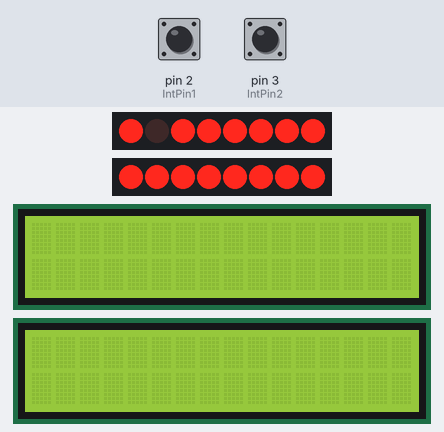
This program was run on a simulated Arduino Uno, built with avr-gcc and run on an emulated ATmega328P. Shown: 2 × 8 port-expander outputs drawn as a row of LEDs (first output left, lit = HIGH), 2 × 16×2 character LCD. Wiring (inferred from the names in the program): PCF8574 port expander at I2C address 0x25; PCF8574 port expander at I2C address 0x26; PCF8574 port expander at I2C address 0x27. Wiring (inferred from the signals the program sends): 2 × row of LEDs: on Q0, Q1, Q2, Q3, Q4, Q5, Q6, Q7 / on Q0, Q1, Q2, Q3, Q4, Q5, Q6, Q7. Inputs (shaded band) come from the test bench; at power-on: pin 2 (IntPin1) HIGH, pin 3 (IntPin2) HIGH. What the program prints to the serial monitor is not drawn.

Above: at 4.7 s.
4.8 s: pin 2 (IntPin1) pulled LOW for 0.15 s
At 5.8 s:
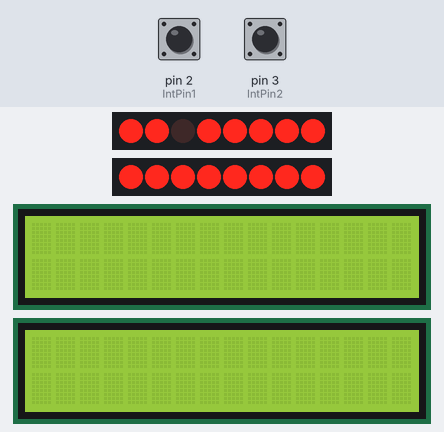
7.9 s: pin 2 (IntPin1) pulsed LOW 2 times (0.12 s each, 0.3 s apart)
At 9.2 s:
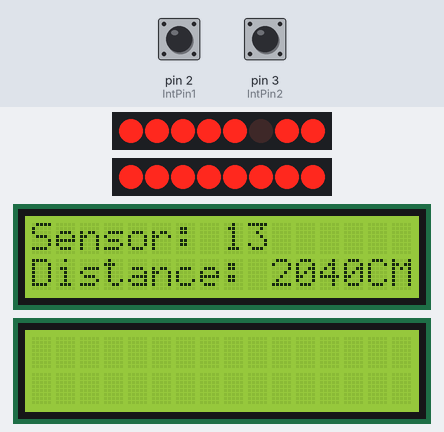
At 14.9 s:
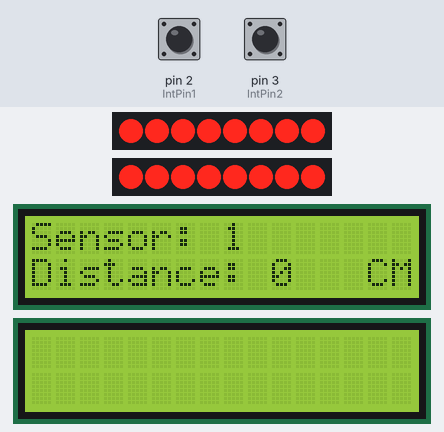
Timing chart, 0 to 28.4 s (numbered marks = the images above; inputs shaded):
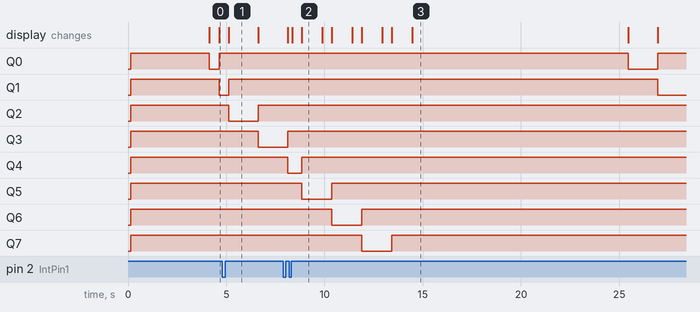

Measured:
- after the input at 7.9 s, the display: first differs from a run without the input after 0.45 s (image 2 shows a later state)
- what the display in image 1 shows lasts 1.5 s, from 5.1 s to 6.6 s
- what the display in image 2 shows lasts 1.1 s, from 8.8 s to 9.9 s

The program:

main.cpp
```cpp
#include <header.h>

int dBuffer = 0;
unsigned char nBuffer = 0;

// Communicate with PCF8574


// unsigned char SonarRead(){
//   unsigned char buffer = 0;
//   Wire.beginTransmission(TrigrAddr1);
//   buffer = Wire.read();
//   Wire.endTransmission();
//   return buffer;
// }
// // Return the order of


void setup() {

  set_up_I2C();

  pinMode(IntPin1, INPUT_PULLUP);
  attachInterrupt(digitalPinToInterrupt(IntPin1), FlipFlag1, CHANGE);
  pinMode(IntPin2, INPUT_PULLUP);
  attachInterrupt(digitalPinToInterrupt(IntPin2), FlipFlag1, CHANGE);

  Serial.begin(9600);
  while (!Serial);
}

void loop() {

  SonarPowSet(PowAddr, test);
  SonarPing (TrigAddr, test);
  // SonarRead(Lane1Addr);


  if(flag1){
  //   int pulseDuration = (pulseInTimeEnd - pulseInTimeBegin) * (0.034 / 2);
  // //  distance = pulseDuration * 0.034 / 2;

  //   Serial.print("Distance: ");
  //   Serial.println(pulseDuration);

  //   flag1 = false;
    duration = pulseIn(IntPin1, LOW);
    distance = duration * 0.034 / 2;
    Serial.print("Ultrasonic Sensor: ");
    Serial.print(index);
    Serial.println("th");
    Serial.print("Distance: ");
    Serial.println(distance);
  }


  // if(flag){
  //   duration = pulseIn(IntPin1, LOW);
  //   distance = duration * 0.034 / 2;
  //   n = LaneSenNum(0x01);
  //   Serial.print("Distance: ");
  //   Serial.println(distance);
  // }
  // else if (~flag)
  // {
  //   Serial.println("Sensor can't read data");
  // }


  if( (dBuffer != distance)||(n >= nBuffer+4)||(n <= nBuffer-4) ){
    lcd1.clear();
  	lcd1.print("Sensor: ");
  	lcd1.print(index);
  	lcd1.setCursor(0,1);
  	lcd1.print("Distance: ");
  	lcd1.print(distance);
  	lcd1.setCursor(14,1);
  	lcd1.print("CM");

    dBuffer = distance;
    nBuffer = index;
  }

  delay(500);
  test = (test == 0x8000) ? 0x0001 : (test << 1);
  index = (index == 16) ? 1 : index + 1;
}
```

header.h
```cpp
#include <Arduino.h>
#include <Wire.h>
#include <LiquidCrystal_I2C.h>

const uint8_t 	IntPin1		= 2;
const uint8_t 	IntPin2		= 3;
const uint16_t  PcfRead     = 0xFFFF;
const uint16_t  PcfWrite    = 0x0000;

uint16_t  test = 0x00001;
uint8_t index = 1;

uint8_t n = 0;

const uint8_t	LcdAddr1    = 0x3E, LcdAddr2    = 0x3F;
LiquidCrystal_I2C lcd1 (LcdAddr1, 20, 4);
LiquidCrystal_I2C lcd2 (LcdAddr2, 20, 4);

const uint8_t   TrigAddr   = 0x27, EchoAddr   = 0x26, PowAddr = 0x25;


float duration = 0;
int distance = 0;

volatile bool flag1 = false;
volatile bool flag2 = false;
volatile unsigned long pulseInTimeBegin ;
volatile unsigned long pulseInTimeEnd ;

void FlipFlag1(){
    if (digitalRead(IntPin1) == HIGH) {
        pulseInTimeBegin = micros();
    }
    if (digitalRead(IntPin1) == LOW){
        pulseInTimeEnd = micros();
        flag1 = true;
        detachInterrupt(digitalPinToInterrupt(IntPin1));
    }
}

void FlipFlag2(){
    if (digitalRead(IntPin2) == LOW) {
        pulseInTimeBegin = micros();
    }
    else {
        pulseInTimeEnd = micros();
        flag2 = true;
    }
}

void set_up_I2C(){

    Wire.begin();
    Wire.setClock(400000UL);


    Wire.beginTransmission(TrigAddr);
    Wire.write((uint8_t*)&PcfWrite, 2);
    Wire.endTransmission();

    Wire.beginTransmission(EchoAddr);
    Wire.write((uint8_t*)&PcfRead, 2);
    Wire.endTransmission();

    Wire.beginTransmission(PowAddr);
    Wire.write((uint8_t*)&PcfRead, 2);
    Wire.endTransmission();

    lcd1.init();
    lcd1.backlight();
    lcd2.init();
    lcd2.backlight();

}

void SonarPowSet ( uint8_t add, uint16_t data16 ){
/*
    uint8_t myArray[2];
    myArray[0] = (bigNum >> 8) &amp; 0xFF;
    myArray[1] = bigNum & 0xFF;
*/
    Wire.beginTransmission(add);
    Wire.write( (uint8_t*)&data16 , 2);
    Wire.endTransmission();
}

void SonarPing ( uint8_t add, uint16_t data ){
    Wire.beginTransmission(add);
    Wire.write( (uint8_t*)&PcfWrite , 2);
    Wire.write( (uint8_t*)&data , 2);
    Wire.write( (uint8_t*)&PcfWrite , 2);
    Wire.endTransmission();
}

void SonarRead ( uint8_t add ){
    Wire.beginTransmission(add);
    Wire.write(0xFF);
    Wire.endTransmission();
}
```
